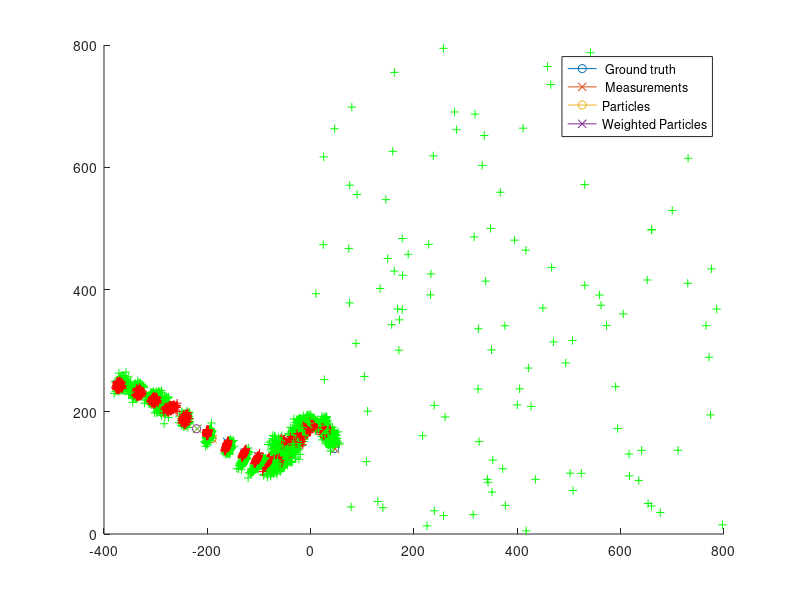

This chart was generated by the following MATLAB code:
% Lab 4  :  Particle Filter (MULTI SESNSOR FUSION AND TRACKING )
% Author :  Wajahat Akhtar, Alpha Liu and Omair Khalid

clc
clear all ;
close all ;

%% Initialization Particle filter
delta_t = 1 ;           % Frequency = frames per sec ( freqeucy )
Sig_measurement   = 2 ; % Noise variance value for observation noise
Sig_simulator   = 2 ;   % Noise vairance value for measurement noise

sigma_observation = (Sig_measurement)^2 ; % Q matrice observation noise
sigma_simulator = (Sig_simulator)^2 ;     % R matrice measurement noise

% Creating Ground truth constant velocity model
w = [] ;
% Covariance matrix
P = [1000 0 0 0 ; 0 1000 0 0 ; 0 0 1000 0 ; 0 0 0 100 ] ; 
% Identity
I = eye(4);
% State Transition Model
F  = [ [ 1 delta_t ; 0 1] , [0 0 ; 0 0 ] ; [0 0 ; 0 0 ] , [ 1 delta_t ; 0 1] ];
% Process noise Variance
Q = (sigma_simulator)^2 * [ [ ((delta_t)^4 /4)  ((delta_t)^3 /2) ; ((delta_t)^3 /2)  (delta_t)^2 ] , [0 0 ; 0 0 ] ; [0 0 ; 0 0 ] , [ ((delta_t)^4 /4)  ((delta_t)^3 /2) ; ((delta_t)^3 /2)  (delta_t)^2 ] ];
% R matrice 
R = (sigma_observation)^2 * eye(2);
% H matrice
H = [1 0 0 0 ; 0 0 1 0 ] ;


%% Generating particles i to N for a single target
num_targets = 1 ;
P = cell(num_targets,1);
N = 120 ; % number of particles
x_size = 200 ; % intial x position of object
y_size = 200 ; % intial y position of object
x_velocity_std = 10 ; % intializing velocity x of object
y_velocity_std = 10 ; % intializing velocity y of object

particles = [ 200 + 600 ; x_velocity_std ;  200 + 600 ;y_velocity_std ].*rand(4,N) ;
state_g = [ x_size ; x_velocity_std ; y_size;y_velocity_std ].*rand(4,num_targets) ;

ground_truth = cell(num_targets,1) ;
ground_truth_vect = [] ;
measurement = cell(num_targets,1) ;
measurement_vect = [] ;

w_n = [];
w_sum = 0 ;
time_step = 25 ;

%% Plotting particles
% figure;
% hold on
% plot(particles(1,:),particles(3,:),'+r');

%% SIMULATOR
for k = 1 : time_step
    
    for i = 1 : num_targets
        state_g(:,i) = mvnrnd( F * state_g(:,i) , Q )';% Observation
        ground_truth{i} =  state_g(:,i) ;
        
        z_temp = mvnrnd( H*state_g(:,i) , R );% measurement
        measurement{i}  = z_temp' ;
  
    end
    ground_truth_vect = [ground_truth_vect , ground_truth ];
    measurement_vect = [ measurement_vect , measurement ] ;
    
end


simulator_state_gt = []  ;
simulator_measurement_gt = []  ;

%% PLOTTING SIMULATOR VALUES

figure ;
hold on
% Writing Video Script for figures Uncomment if needed 
% writerObj = VideoWriter('particle_filter.avi');
% writerObj.FrameRate = 2; 
% open(writerObj);

for i = 1 : num_targets
    
    simulator_measurement_gt_tmp_x = [];
    simulator_measurement_gt_tmp_y =[];
    simulator_state_gt_tmp_x = [];
    simulator_state_gt_tmp_y = [];
    
    for j = 1: time_step
        simulator_measurement_gt_tmp_x(j,1) = measurement_vect{i,j}(1,1) ;
        simulator_measurement_gt_tmp_y(j,1) = measurement_vect{i,j}(2,1) ;
        simulator_state_gt_tmp_x(j,1) = ground_truth_vect{i,j}(1,1) ;
        simulator_state_gt_tmp_y(j,1) = ground_truth_vect{i,j}(3,1) ;
        
        
        plot(simulator_state_gt_tmp_x(j,1),simulator_state_gt_tmp_y(j,1),'-o');
        plot(simulator_measurement_gt_tmp_x(j,1) , simulator_measurement_gt_tmp_y(j,1),'-x' )
%         legend( 'Ground truth',' Measurements');
%         title(['Simlator for Single object Tracking with Time Step k = '  num2str(j) ]) ;
%         frame = getframe(gcf);
%         writeVideo(writerObj, frame); 
        pause(0.5) 
        
    end 
end

% Closing Video
% close(writerObj);

state_vect = cell(1,time_step) ;
sensor_measure_vect  = cell(1,time_step) ;
state_tmp = [] ;
measure_tmp = [] ;

%% GENRATING PARTICLES

% For i to N Evaluating the importance weight
for i = 1 : N
    w(i) = 1 / N ;
end

% initializing weights
weight_sum = 0 ;
w_covar = 0 ;
w_mean = 0  ;


for k = 1 : time_step
     
    %% Prediction
    particles =  mvnrnd( (F * particles)' , Q )'; % Measurement
    plot(particles(1,:),particles(3,:),'g+') ; 

    %% Estimation
    for i = 1 : N
        w_n(i) =  mvnpdf( measurement_vect{1,k}(:,1), H * particles(:,i), R ) ;
        w_sum = w_sum + w_n(i) ;
    end
    
    %% Normalize the weight
    for i = 1 : N
        w(i) = w_n(i) / w_sum ;
    end
    w_sum = 0 ;
    
    %% RESAMPLING
    % Mean
    for i = 1 : N
        w_mean = w_mean  + ( w(i)* particles(:,i) ) ;   
    end
    
    % Covariance
    for i = 1 : N
        w_covar = w_covar +  w(i) * (w_mean - particles(:,i) ) * (w_mean - particles(:,i) )' ;
    end
    
    % Update
    for i = 1 : N
        updated_particles(:,i) = mvnrnd(w_mean ,w_covar ) ;
    end

    particles = updated_particles ;
    plot(particles(1,:),particles(3,:),'+r');
    legend(' Ground truth',' Measurements ','Particles','Weighted Particles') ;
    w_covar = 0 ;
    w_mean = 0 ;
    
end

disp('End ');



